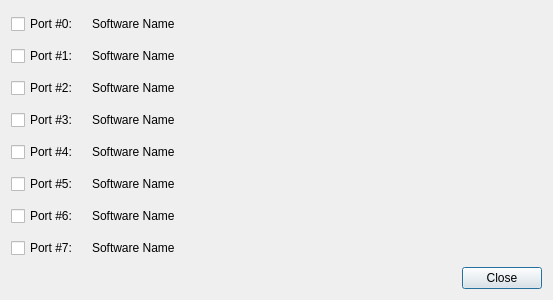
<?xml version="1.0" encoding="UTF-8"?>
<ui version="4.0">
 <class>DlgSoftwareMgr</class>
 <widget class="QDialog" name="DlgSoftwareMgr">
  <property name="geometry">
   <rect>
    <x>0</x>
    <y>0</y>
    <width>553</width>
    <height>300</height>
   </rect>
  </property>
  <property name="windowTitle">
   <string>Dialog</string>
  </property>
  <layout class="QVBoxLayout" name="verticalLayout">
   <item>
    <layout class="QHBoxLayout" name="horizontalLayout">
     <item>
      <widget class="QCheckBox" name="cbPort0">
       <property name="maximumSize">
        <size>
         <width>75</width>
         <height>16777215</height>
        </size>
       </property>
       <property name="text">
        <string>Port #0:</string>
       </property>
      </widget>
     </item>
     <item>
      <widget class="QLabel" name="lblSoftware0">
       <property name="text">
        <string>Software Name</string>
       </property>
      </widget>
     </item>
     <item>
      <widget class="HealthMeterWidget" name="healthBar0" native="true">
       <property name="sizePolicy">
        <sizepolicy hsizetype="Preferred" vsizetype="Preferred">
         <horstretch>0</horstretch>
         <verstretch>0</verstretch>
        </sizepolicy>
       </property>
      </widget>
     </item>
    </layout>
   </item>
   <item>
    <layout class="QHBoxLayout" name="horizontalLayout_2">
     <item>
      <widget class="QCheckBox" name="cbPort1">
       <property name="maximumSize">
        <size>
         <width>75</width>
         <height>16777215</height>
        </size>
       </property>
       <property name="text">
        <string>Port #1:</string>
       </property>
      </widget>
     </item>
     <item>
      <widget class="QLabel" name="lblSoftware1">
       <property name="text">
        <string>Software Name</string>
       </property>
      </widget>
     </item>
     <item>
      <widget class="HealthMeterWidget" name="healthBar1" native="true"/>
     </item>
    </layout>
   </item>
   <item>
    <layout class="QHBoxLayout" name="horizontalLayout_3">
     <item>
      <widget class="QCheckBox" name="cbPort2">
       <property name="maximumSize">
        <size>
         <width>75</width>
         <height>16777215</height>
        </size>
       </property>
       <property name="text">
        <string>Port #2:</string>
       </property>
      </widget>
     </item>
     <item>
      <widget class="QLabel" name="lblSoftware2">
       <property name="text">
        <string>Software Name</string>
       </property>
      </widget>
     </item>
     <item>
      <widget class="HealthMeterWidget" name="healthBar2" native="true"/>
     </item>
    </layout>
   </item>
   <item>
    <layout class="QHBoxLayout" name="horizontalLayout_4">
     <item>
      <widget class="QCheckBox" name="cbPort3">
       <property name="maximumSize">
        <size>
         <width>75</width>
         <height>16777215</height>
        </size>
       </property>
       <property name="text">
        <string>Port #3:</string>
       </property>
      </widget>
     </item>
     <item>
      <widget class="QLabel" name="lblSoftware3">
       <property name="text">
        <string>Software Name</string>
       </property>
      </widget>
     </item>
     <item>
      <widget class="HealthMeterWidget" name="healthBar3" native="true"/>
     </item>
    </layout>
   </item>
   <item>
    <layout class="QHBoxLayout" name="horizontalLayout_5">
     <item>
      <widget class="QCheckBox" name="cbPort4">
       <property name="maximumSize">
        <size>
         <width>75</width>
         <height>16777215</height>
        </size>
       </property>
       <property name="text">
        <string>Port #4:</string>
       </property>
      </widget>
     </item>
     <item>
      <widget class="QLabel" name="lblSoftware4">
       <property name="text">
        <string>Software Name</string>
       </property>
      </widget>
     </item>
     <item>
      <widget class="HealthMeterWidget" name="healthBar4" native="true"/>
     </item>
    </layout>
   </item>
   <item>
    <layout class="QHBoxLayout" name="horizontalLayout_6">
     <item>
      <widget class="QCheckBox" name="cbPort5">
       <property name="maximumSize">
        <size>
         <width>75</width>
         <height>16777215</height>
        </size>
       </property>
       <property name="text">
        <string>Port #5:</string>
       </property>
      </widget>
     </item>
     <item>
      <widget class="QLabel" name="lblSoftware5">
       <property name="text">
        <string>Software Name</string>
       </property>
      </widget>
     </item>
     <item>
      <widget class="HealthMeterWidget" name="healthBar5" native="true"/>
     </item>
    </layout>
   </item>
   <item>
    <layout class="QHBoxLayout" name="horizontalLayout_7">
     <item>
      <widget class="QCheckBox" name="cbPort6">
       <property name="maximumSize">
        <size>
         <width>75</width>
         <height>16777215</height>
        </size>
       </property>
       <property name="text">
        <string>Port #6:</string>
       </property>
      </widget>
     </item>
     <item>
      <widget class="QLabel" name="lblSoftware6">
       <property name="text">
        <string>Software Name</string>
       </property>
      </widget>
     </item>
     <item>
      <widget class="HealthMeterWidget" name="healthBar6" native="true"/>
     </item>
    </layout>
   </item>
   <item>
    <layout class="QHBoxLayout" name="horizontalLayout_8">
     <item>
      <widget class="QCheckBox" name="cbPort7">
       <property name="enabled">
        <bool>true</bool>
       </property>
       <property name="maximumSize">
        <size>
         <width>75</width>
         <height>16777215</height>
        </size>
       </property>
       <property name="text">
        <string>Port #7:</string>
       </property>
      </widget>
     </item>
     <item>
      <widget class="QLabel" name="lblSoftware7">
       <property name="text">
        <string>Software Name</string>
       </property>
      </widget>
     </item>
     <item>
      <widget class="HealthMeterWidget" name="healthBar7" native="true"/>
     </item>
    </layout>
   </item>
   <item>
    <layout class="QHBoxLayout" name="horizontalLayout_9">
     <item>
      <spacer name="horizontalSpacer">
       <property name="orientation">
        <enum>Qt::Horizontal</enum>
       </property>
       <property name="sizeHint" stdset="0">
        <size>
         <width>40</width>
         <height>20</height>
        </size>
       </property>
      </spacer>
     </item>
     <item>
      <widget class="QPushButton" name="pushButton">
       <property name="text">
        <string>Close</string>
       </property>
      </widget>
     </item>
    </layout>
   </item>
  </layout>
 </widget>
 <customwidgets>
  <customwidget>
   <class>HealthMeterWidget</class>
   <extends>QWidget</extends>
   <header>HealthMeterWidget.h</header>
   <container>1</container>
  </customwidget>
 </customwidgets>
 <resources/>
 <connections/>
</ui>
